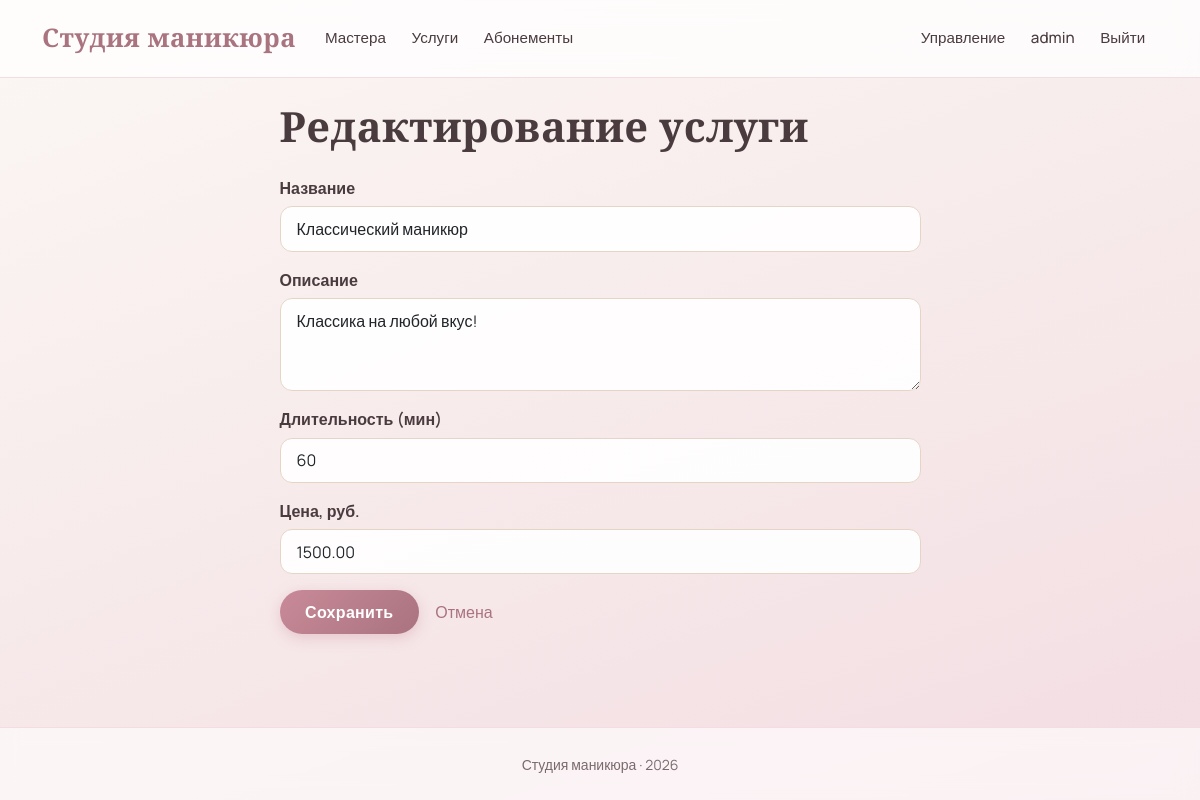
The page /manage/services/1/edit/ (signed in) on the database its author committed.
### accounts/models.py (models this page shows, shortened)
class User(AbstractUser):
    class Role(models.TextChoices):
        CLIENT = 'client', 'Клиент'
        MASTER = 'master', 'Мастер'
        ADMIN = 'admin', 'Администратор'
    role = models.CharField(
        'Роль',
        max_length=20,
        choices=Role.choices,
        default=Role.CLIENT,
    )
    email = models.EmailField('Эл. почта', unique=True)
    username = models.CharField(
        'Имя пользователя',
        max_length=150,
        unique=False,  # разрешаем повторяющиеся имена
    )
    full_name = models.CharField('ФИО', max_length=100, blank=True)
    phone = models.CharField('Телефон', max_length=20, blank=True)
    created_at = models.DateTimeField('Дата регистрации', auto_now_add=True)
    must_change_password = models.BooleanField(
        'Требуется смена пароля',
        default=False,
        help_text='Если включено, пользователь будет обязан сменить пароль при следующем входе.',
    )
    class Meta:
        verbose_name = 'Пользователь'
        verbose_name_plural = 'Пользователи'
    @property
    def display_name(self):
        if self.full_name:
            return self.full_name
        combined = f'{self.first_name} {self.last_name}'.strip()
        if combined:
            return combined
        return self.username

### catalog/models.py (models this page shows, shortened)
class Service(models.Model):
    name = models.CharField('Название', max_length=150)
    description = models.TextField('Описание', blank=True)
    duration_minutes = models.PositiveIntegerField('Длительность (мин)')
    price = models.DecimalField('Цена, руб.', max_digits=10, decimal_places=2)
    class Meta:
        verbose_name = 'Услуга'
        verbose_name_plural = 'Услуги'
        ordering = ['name']

### management/views.py (the view)
# urls.py: path('services/<int:pk>/edit/', views.service_edit, name='mng_service_edit'),
@admin_required
def service_edit(request, pk):
    service = get_object_or_404(Service, pk=pk)
    if request.method == 'POST':
        form = ServiceForm(request.POST, instance=service)
        if form.is_valid():
            form.save()
            messages.success(request, 'Услуга обновлена.')
            return redirect('mng_service_list')
    else:
        form = ServiceForm(instance=service)
    return render(request, 'management/service_form.html',
                  {'form': form, 'title': 'Редактирование услуги'})

### management/forms.py
class ServiceForm(forms.ModelForm):
    class Meta:
        model = Service
        fields = ('name', 'description', 'duration_minutes', 'price')
        widgets = {
            'name': forms.TextInput(attrs={'class': 'form-control'}),
            'description': forms.Textarea(attrs={'class': 'form-control', 'rows': 3}),
            'duration_minutes': forms.NumberInput(attrs={'class': 'form-control'}),
            'price': forms.NumberInput(attrs={'class': 'form-control'}),
        }

### templates/management/service_form.html (shortened to what this page needs)
{% extends 'base.html' %}
{% block content %}
<div class="row justify-content-center">
    <div class="col-md-7">
        <h1 class="mb-4">{{ title }}</h1>
        <form method="post">
            {% for field in form %}
                <div class="mb-3">
                    <label class="form-label">{{ field.label }}</label>
                    {{ field }}
                </div>
            {% endfor %}
            <button type="submit" class="btn btn-dark">Сохранить</button>
            <a href="{% url 'mng_service_list' %}" class="btn btn-link">Отмена</a>
        </form>
    </div>
</div>
{% endblock %}

### templates/base.html (shortened to what this page needs)
{% load static %}
<!DOCTYPE html>
<html lang="ru">
<head>
    <link href="https://cdn.jsdelivr.net/npm/bootstrap@5.3.3/dist/css/bootstrap.min.css" rel="stylesheet">
    <link href="{% static 'css/style.css' %}" rel="stylesheet">
</head>
<body>
<nav class="navbar navbar-expand-lg">
    <div class="container">
        <a class="navbar-brand" href="{% url 'home' %}">Студия маникюра</a>
        <div class="collapse navbar-collapse">
            <ul class="navbar-nav me-auto">
                <li class="nav-item"><a class="nav-link" href="{% url 'home' %}">Мастера</a></li>
                <li class="nav-item"><a class="nav-link" href="{% url 'service_list' %}">Услуги</a></li>
                <li class="nav-item"><a class="nav-link" href="{% url 'subscription_list' %}">Абонементы</a></li>
            </ul>
            <ul class="navbar-nav">
                {% if user.is_authenticated %}
                    {% if user.is_superuser or user.role == 'admin' %}
                        <li class="nav-item"><a class="nav-link" href="{% url 'mng_dashboard' %}">Управление</a></li>
                    {% endif %}
                    <li class="nav-item"><a class="nav-link" href="{% url 'account' %}">{{ user.display_name }}</a></li>
                    <li class="nav-item">
                        <form action="{% url 'logout' %}" method="post" class="d-inline">
                            <button type="submit" class="btn btn-link nav-link">Выйти</button>
                        </form>
                    </li>
                {% else %}
                    <li class="nav-item"><a class="nav-link" href="{% url 'login' %}">Войти</a></li>
                    <li class="nav-item"><a class="nav-link" href="{% url 'register' %}">Регистрация</a></li>
                {% endif %}
            </ul>
        </div>
    </div>
</nav>
<main class="container my-4">
    {% block content %}{% endblock %}
</main>
<footer>
    <div class="container text-center">
        <small>Студия маникюра · 2026</small>
    </div>
</footer>
</body>
</html>

### static/css/style.css (style rules this page uses)
:root { --cream: #FBF7F4; --blush: #F3DDE2; --rose: #E8B4BC; --rose-deep: #C98A98; --mauve: #A9737F; --beige: #EFE6DD; --beige-warm: #E5D5C5; --ink: #4A3B3F; --ink-soft: #7A6A6E; --white: #FFFFFF; --shadow-soft: 0 10px 40px rgba(169, 115, 127, 0.12); --shadow-card: 0 4px 24px rgba(169, 115, 127, 0.10); --shadow-hover: 0 16px 48px rgba(169, 115, 127, 0.20); --radius: 18px; --radius-sm: 12px; }
html, body { height: 100%; }
body { display: flex; flex-direction: column; min-height: 100vh; margin: 0; font-family: 'Manrope', sans-serif; color: var(--ink); background: linear-gradient(160deg, var(--cream) 0%, var(--blush) 100%); background-attachment: fixed; }
main { flex: 1 0 auto; }
footer { flex-shrink: 0; }
h1, h2, h3, h4, h5, .display-4 { font-family: 'Cormorant Garamond', serif; font-weight: 600; color: var(--ink); letter-spacing: 0.3px; }
h1 { font-size: 2.6rem; }
.navbar { background: rgba(255, 255, 255, 0.75) !important; backdrop-filter: blur(12px); border-bottom: 1px solid var(--blush) !important; padding-top: 0.9rem; padding-bottom: 0.9rem; }
.navbar-brand { font-family: 'Cormorant Garamond', serif; font-size: 1.6rem !important; font-weight: 700 !important; color: var(--mauve) !important; letter-spacing: 0.5px; }
.navbar .nav-link { color: var(--ink) !important; font-weight: 500; font-size: 0.95rem; margin: 0 0.3rem; transition: color 0.2s ease; }
.btn-dark { background: linear-gradient(135deg, var(--rose-deep) 0%, var(--mauve) 100%); border: none; border-radius: 50px; padding: 0.6rem 1.6rem; font-weight: 600; letter-spacing: 0.3px; box-shadow: 0 4px 14px rgba(201, 138, 152, 0.35); transition: transform 0.2s ease, box-shadow 0.2s ease; }
.btn-link { color: var(--mauve); text-decoration: none; font-weight: 500; }
.form-control, .form-select { border: 1.5px solid var(--beige-warm); border-radius: var(--radius-sm); padding: 0.6rem 1rem; background: rgba(255, 255, 255, 0.9); transition: border-color 0.2s ease, box-shadow 0.2s ease; }
.form-label { font-weight: 600; color: var(--ink); margin-bottom: 0.4rem; }
footer { background: rgba(255, 255, 255, 0.6) !important; backdrop-filter: blur(10px); border-top: 1px solid var(--blush) !important; padding: 1.5rem 0; color: var(--ink-soft); }

### rows shown on the page
User: display_name "admin"
Service: form "Классический маникюр" "Классика на любой вкус!" "60" "1500.00"

### other values the page prints
{{ title }} "Редактирование услуги"
{{ field.label }} "Название" "Описание" "Длительность (мин)" "Цена, руб."
